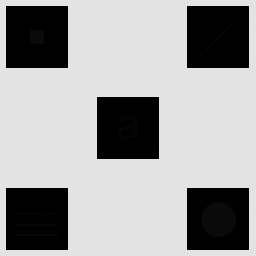
#> input picture TP1/Imagen_con_detalles_escondidos.tif, 256 x 256 px
$ python Problema1.py
#> lines starting #> are read from the running program, lines starting #| are printed output that depends on the picture
import cv2
import numpy as np
import matplotlib.pyplot as plt

def ecualizacion_local_histograma(img, win_size=(31, 31)):
    """
    Aplica ecualización local del histograma píxel a píxel mediante ventana deslizante.

    Parámetros:
      img: Matriz 2D en escala de grises (np.uint8).
      win_size: Dimensiones (M, N) de la ventana local de procesamiento.
    """
    M, N = win_size

    # 1. Margen de acolchado (padding) para centrar la ventana en cada píxel
    # Se utiliza división entera para obtener el radio desde el píxel central
    pad_r = M // 2
    pad_c = N // 2

    # 2. Extensión de bordes mediante replicación
    # Se replica el último valor en lugar de agregar ceros para evitar un escalón
    # artificial de intensidad en las fronteras de la imagen.
    img_pad = cv2.copyMakeBorder(img, pad_r, pad_r, pad_c, pad_c, cv2.BORDER_REPLICATE)

    alto, ancho = img.shape
    img_out = np.zeros_like(img)
    total_pixeles = M * N  # Cantidad total de muestras dentro del vecindario local

    # 3. Recorrido de la ventana deslizante sobre las coordenadas originales
    for i in range(alto):
        for j in range(ancho):
            # Extracción del vecindario de tamaño M x N
            ventana = img_pad[i : i + M, j : j + N]

            # Píxel central de la vecindad actual
            val_central = img_pad[i + pad_r, j + pad_c]

            # 4. Cálculo directo de la CDF (función de distribución acumulada) local:
            # En la ecualización, el nuevo valor depende de la suma acumulada del histograma
            # hasta la intensidad del píxel analizado.
            # 'ventana <= val_central' genera una máscara booleana con valor True en aquellos
            # píxeles locales menores o iguales al central. np.sum() cuenta cuántos son.
            conteo_menores_o_iguales = np.sum(ventana <= val_central)

            # 5. Transformación y escalado al rango completo [0, 255]:
            # La fracción (conteo / total_pixeles) representa la probabilidad acumulada local P(r <= r_central).
            # Se multiplica por 255, se redondea y se convierte a entero sin signo de 8 bits (uint8).
            img_out[i, j] = np.uint8(np.round((conteo_menores_o_iguales / total_pixeles) * 255))

    return img_out


# --- Programa Principal ---

# Lectura en escala de grises forzada (IMREAD_GRAYSCALE)
img = cv2.imread('TP1/Imagen_con_detalles_escondidos.tif', cv2.IMREAD_GRAYSCALE)
#> img is the input picture: shape (256, 256); min 0, max 228, mean 160.7

# --- 1. Procesamiento con múltiples ventanas ---
ventanas = [3,11, 31, 51, 61, 81]
salidas_locales = {}

print("Procesando ventanas locales...")
for w in ventanas:
    print(f"Calculando para ventana {w}x{w}...")
    salidas_locales[w] = ecualizacion_local_histograma(img, win_size=(w, w))
#> this loop made 6 passes
#> pass 2, in ecualizacion_local_histograma (call 2), `img_pad = cv2.copyMakeBorder(img, pad_r, pad_r, pad_c, pad_c, cv2.BORD..`:
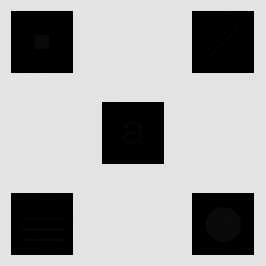
#> img_pad: shape (266, 266); min 0, max 228, mean 165.6
#> pass 3, in ecualizacion_local_histograma (call 3), `img_pad = cv2.copyMakeBorder(img, pad_r, pad_r, pad_c, pad_c, cv2.BORD..`:
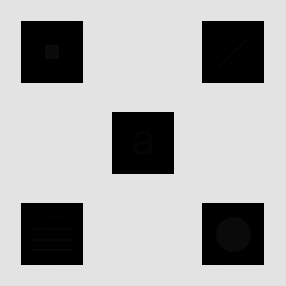
#> img_pad: shape (286, 286); min 0, max 228, mean 173.8
#> after the loop, salidas_locales = 6 items

# Ecualización global
img_eq_global = cv2.equalizeHist(img)
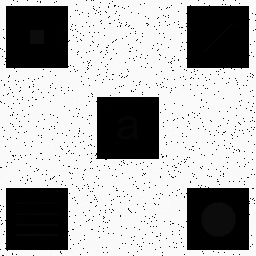
#> img_eq_global: shape (256, 256); min 0, max 255, mean 172.2

# --- 2. Configuración del panel de visualización (2 filas x 4 columnas) ---
fig, axes = plt.subplots(2, 4, figsize=(18, 9))

# Lista de imágenes con sus respectivos títulos para graficar ordenadamente
imagenes_a_mostrar = [
    ("Original (Fig. 1)", img),
    ("Ecualización Global", img_eq_global),
    ("Ecualización Local 3x3", salidas_locales[3]),
    ("Ecualización Local 11x11", salidas_locales[11]),
    ("Ecualización Local 31x31", salidas_locales[31]),
    ("Ecualización Local 51x51", salidas_locales[51]),
    ("Ecualización Local 61x61", salidas_locales[61]),
    ("Ecualización Local 81x81", salidas_locales[81]),
]

# Recorremos la lista y graficamos en la grilla
for ax, (titulo, im) in zip(axes.flat, imagenes_a_mostrar):
    ax.imshow(im, cmap='gray', vmin=0, vmax=255)
    ax.set_title(titulo, fontsize=11)
    ax.axis('off')
#> this loop made 8 passes
#> titulo on passes 1 to 8: 'Original (Fig. 1)', 'Ecualización Global', 'Ecualización Local 3x3', 'Ecualización Local 11x11', 'Ecualización Local 31x31', 'Ecualización Local 51x51', 'Ecualización Local 61x61', 'Ecualización Local 81x81'

# Como son 7 imágenes en una grilla de 8 (2x4), ocultamos el casillero sobrante
axes.flat[-1].axis('off')

plt.tight_layout()
plt.savefig('resultado_ecualizacion_local.png', dpi=300, bbox_inches='tight')
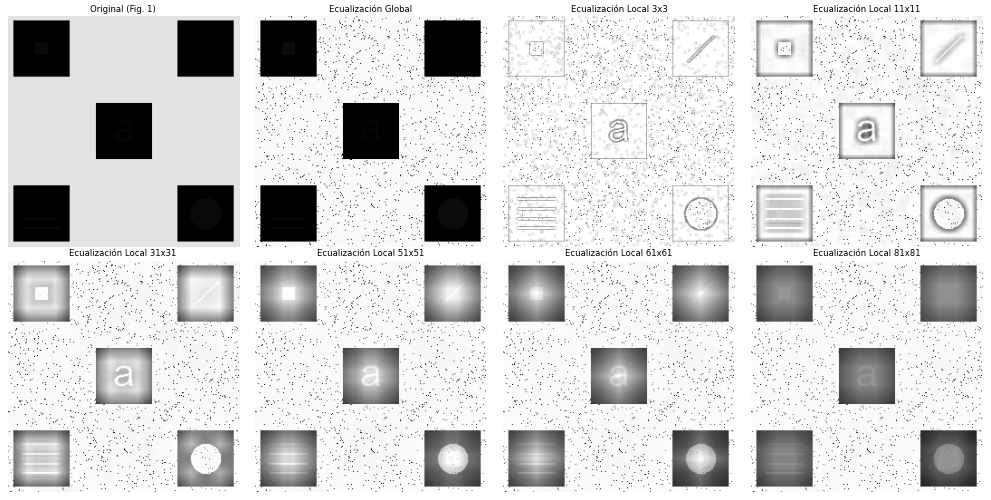
#> figure drawn by matplotlib, 8 panels
plt.close(fig)
print("Figura guardada exitosamente en 'resultado_ecualizacion_local.png'")
